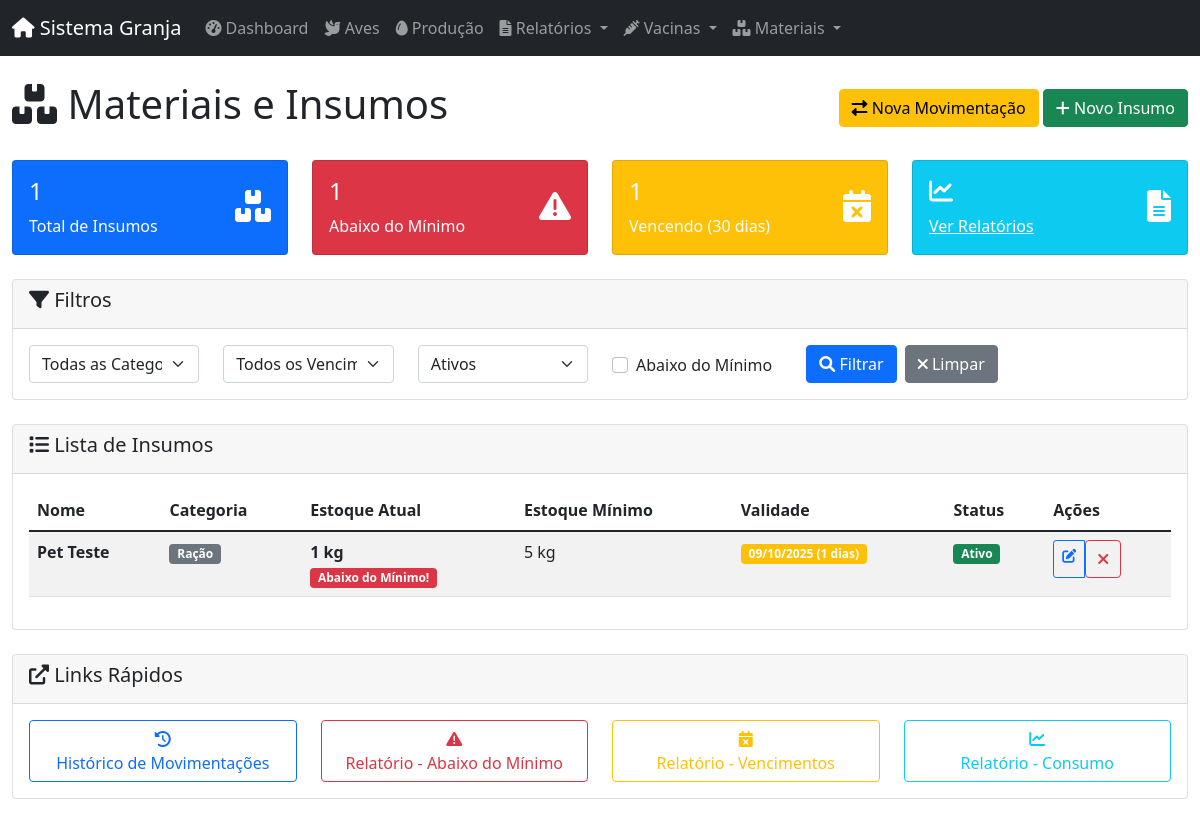
The page /insumos/ on the database as committed earlier.
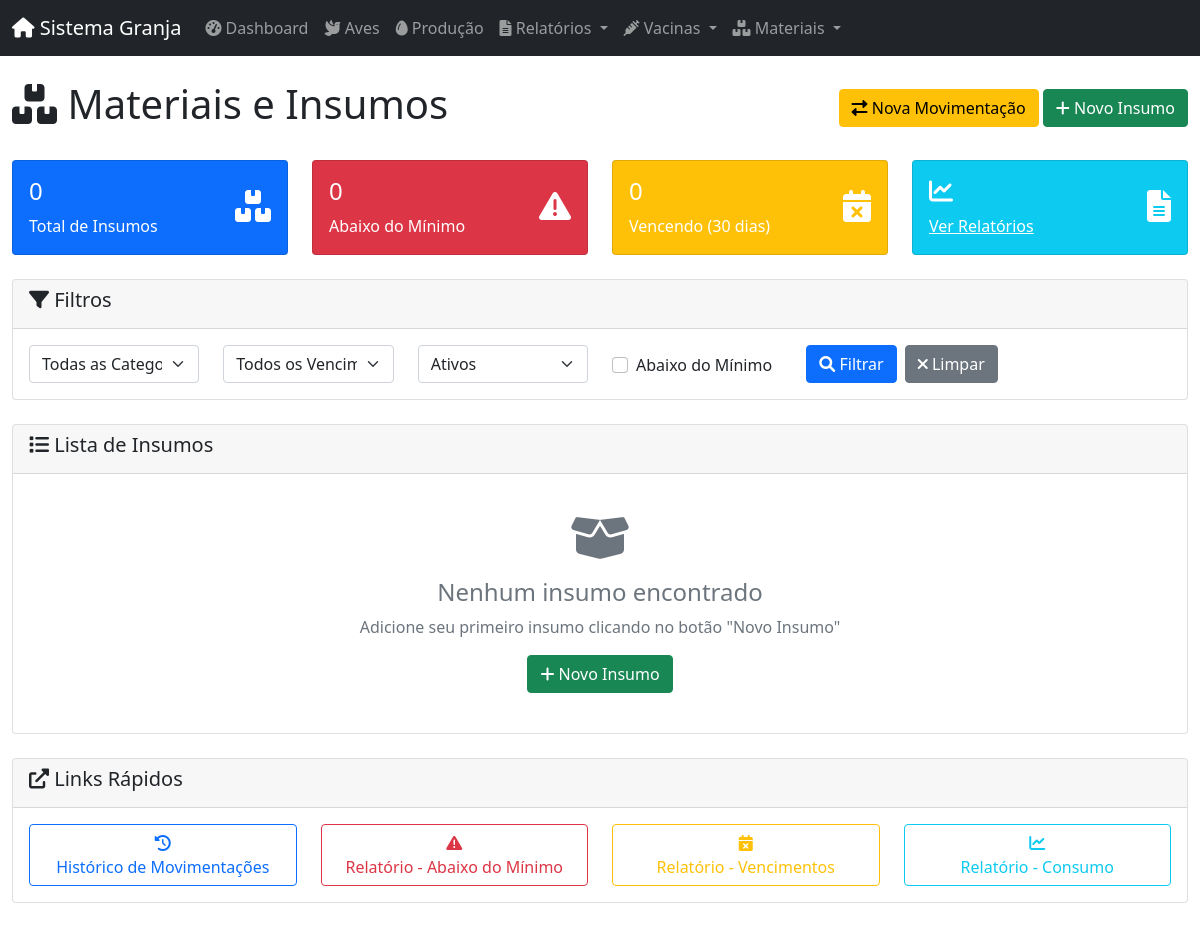
The same page on the database as committed later.
### app/models/database.py (models this page shows)
class BaseModel(Model):
    class Meta:
        database = db

class InsumoNovo(BaseModel):
    id_insumo = AutoField()
    nome = CharField(max_length=100)
    categoria = CharField(max_length=50, choices=[(c.value, c.value) for c in CategoriaInsumo])
    unidade = CharField(max_length=10, choices=[(u.value, u.value) for u in UnidadeMedida])
    quantidade_atual = DecimalField(max_digits=10, decimal_places=2, default=0)
    quantidade_minima = DecimalField(max_digits=10, decimal_places=2, default=0)
    data_validade = DateField(null=True)
    observacoes = TextField(null=True)
    ativo = BooleanField(default=True)
    data_criacao = DateTimeField(default=datetime.datetime.now)
    usuario_criacao = ForeignKeyField(Usuarios, backref='insumos_criados', null=True)
    class Meta:
        table_name = 'insumos_novo'

### app/routes/insumo_routes.py (the view)
@insumo_web.route('/', methods=['GET'])
def listar():
    categoria = request.args.get('categoria')
    abaixo_minimo = request.args.get('abaixo_minimo') == 'true'
    vencimento_dias = request.args.get('vencimento_dias', type=int)
    ativo = request.args.get('ativo', 'true') == 'true'
    insumos = InsumoController.listar_todos(
        categoria=categoria,
        abaixo_minimo=abaixo_minimo,
        vencimento_dias=vencimento_dias,
        ativo=ativo
    )
    total_insumos = len(insumos)
    insumos_abaixo_minimo = len([i for i in insumos if i.quantidade_atual < i.quantidade_minima])
    insumos_vencendo = len([i for i in insumos if i.data_validade and i.data_validade <= date.today() + timedelta(days=30)])
    return render_template('insumo/listar.html',
                         insumos=insumos,
                         categorias=CategoriaInsumo,
                         today=date.today(),
                         total_insumos=total_insumos,
                         insumos_abaixo_minimo=insumos_abaixo_minimo,
                         insumos_vencendo=insumos_vencendo,
                         filtros={
                             'categoria': categoria,
                             'abaixo_minimo': abaixo_minimo,
                             'vencimento_dias': vencimento_dias,
                             'ativo': ativo
                         })

### app/controllers/insumo_controller.py (called while the page is built)
    @staticmethod
    def listar_todos(categoria: str = None, abaixo_minimo: bool = False,
                    vencimento_dias: int = None, ativo: bool = True) -> List[InsumoNovo]:
        query = InsumoNovo.select().where(InsumoNovo.ativo == ativo)
        if categoria:
            query = query.where(InsumoNovo.categoria == categoria)
        if abaixo_minimo:
            query = query.where(InsumoNovo.quantidade_atual < InsumoNovo.quantidade_minima)
        if vencimento_dias:
            data_limite = date.today() + timedelta(days=vencimento_dias)
            query = query.where(
                (InsumoNovo.data_validade.is_null(False)) &
                (InsumoNovo.data_validade <= data_limite)
            )
        return list(query.order_by(InsumoNovo.nome))

### app/templates/insumo/listar.html (shortened to what the changed rows need)
{% extends "layouts/admin.html" %}
{% block content %}
<div class="container-fluid">
    <div class="d-flex justify-content-between align-items-center mb-4">
        <h1><i class="fas fa-boxes"></i> Materiais e Insumos</h1>
    </div>
    <div class="row mb-4">
        <div class="col-md-3">
            <div class="card bg-primary text-white">
                <div class="card-body">
                    <div class="d-flex justify-content-between">
                        <div>
                            <h4>{{ total_insumos }}</h4>
                            <p class="mb-0">Total de Insumos</p>
                        </div>
                    </div>
                </div>
            </div>
        </div>
        <div class="col-md-3">
            <div class="card bg-danger text-white">
                <div class="card-body">
                    <div class="d-flex justify-content-between">
                        <div>
                            <h4>{{ insumos_abaixo_minimo }}</h4>
                            <p class="mb-0">Abaixo do Mínimo</p>
                        </div>
                    </div>
                </div>
            </div>
        </div>
        <div class="col-md-3">
            <div class="card bg-warning text-white">
                <div class="card-body">
                    <div class="d-flex justify-content-between">
                        <div>
                            <h4>{{ insumos_vencendo }}</h4>
                            <p class="mb-0">Vencendo (30 dias)</p>
                        </div>
                    </div>
                </div>
            </div>
        </div>
    </div>
    <div class="card">
        <div class="card-body">
            {% if insumos %}
                <div class="table-responsive">
                    <table class="table table-striped table-hover">
                        <thead>
                            <tr>
                                <th>Nome</th>
                                <th>Categoria</th>
                                <th>Estoque Atual</th>
                                <th>Estoque Mínimo</th>
                                <th>Validade</th>
                                <th>Status</th>
                                <th>Ações</th>
                            </tr>
                        </thead>
                        <tbody>
                            {% for insumo in insumos %}
                                <tr>
                                    <td>
                                        <strong>{{ insumo.nome }}</strong>
                                    </td>
                                    <td>
                                        <span class="badge bg-secondary">{{ insumo.categoria }}</span>
                                    </td>
                                    <td>
                                        <strong>{{ insumo.quantidade_atual }} {{ insumo.unidade }}</strong>
                                        {% if insumo.quantidade_atual < insumo.quantidade_minima %}
                                            <br><span class="badge bg-danger">Abaixo do Mínimo!</span>
                                        {% endif %}
                                    </td>
                                    <td>{{ insumo.quantidade_minima }} {{ insumo.unidade }}</td>
                                    <td>
                                        {% if insumo.data_validade %}
                                            {% set dias_vencimento = (insumo.data_validade - today).days %}
                                            <span class="badge
                                                {% if dias_vencimento <= 0 %}bg-danger
                                                {% elif dias_vencimento <= 7 %}bg-warning
                                                {% elif dias_vencimento <= 30 %}bg-info
                                                {% else %}bg-success{% endif %}">
                                                {{ insumo.data_validade.strftime("%d/%m/%Y") }}
                                                {% if dias_vencimento <= 0 %}
                                                    (VENCIDO)
                                                {% elif dias_vencimento <= 30 %}
                                                    ({{ dias_vencimento }} dias)
                                                {% endif %}
                                            </span>
                                        {% else %}
                                            <span class="text-muted">Sem validade</span>
                                        {% endif %}
                                    </td>
                                    <td>
                                        {% if insumo.ativo %}
                                            <span class="badge bg-success">Ativo</span>
                                        {% else %}
                                            <span class="badge bg-secondary">Inativo</span>
                                        {% endif %}
                                    </td>
                                    <td>
                                        <div class="btn-group btn-group-sm">
                                            <a href="{{ url_for('insumo_web.editar', id_insumo=insumo.id_insumo) }}"
                                               class="btn btn-outline-primary" title="Editar">
                                                <i class="fas fa-edit"></i>
                                            </a>
                                            {% if insumo.ativo %}
                                                <form method="post" action="{{ url_for('insumo_web.desativar', id_insumo=insumo.id_insumo) }}"
                                                      style="display: inline;">
                                                    <button type="submit" class="btn btn-outline-danger"
                                                            title="Desativar"
                                                            onclick="return confirm('Tem certeza que deseja desativar este insumo?')">
                                                        <i class="fas fa-times"></i>
                                                    </button>
                                                </form>
                                            {% endif %}
                                        </div>
                                    </td>
                                </tr>
                            {% endfor %}
                        </tbody>
                    </table>
                </div>
            {% else %}
                <div class="text-center py-4">
                    <i class="fas fa-box-open fa-3x text-muted mb-3"></i>
                    <h4 class="text-muted">Nenhum insumo encontrado</h4>
                    <p class="text-muted">Adicione seu primeiro insumo clicando no botão "Novo Insumo"</p>
                    <a href="{{ url_for('insumo_web.criar') }}" class="btn btn-success">
                        <i class="fas fa-plus"></i> Novo Insumo
                    </a>
                </div>
            {% endif %}
        </div>
    </div>
</div>
{% endblock %}

Rows that differ between the two databases and show on the page:
removed InsumoNovo: nome "Pet Teste", categoria "Ração", quantidade_atual "1", unidade "kg", shows "Abaixo do Mínimo!", quantidade_minima "5", data_validade "09/10/2025", ativo "Ativo"
Other text that changed with them:
{{ total_insumos }}: "1" → "0"
{{ insumos_abaixo_minimo }}: "1" → "0"
{{ insumos_vencendo }}: "1" → "0"
text no longer shown: "Nome Categoria Estoque Atual Estoque Mínimo Validade Status Ações"
text now shown: "Nenhum insumo encontrado Adicione seu primeiro insumo clicando no botão \"Novo Insumo\" Novo Insumo"
